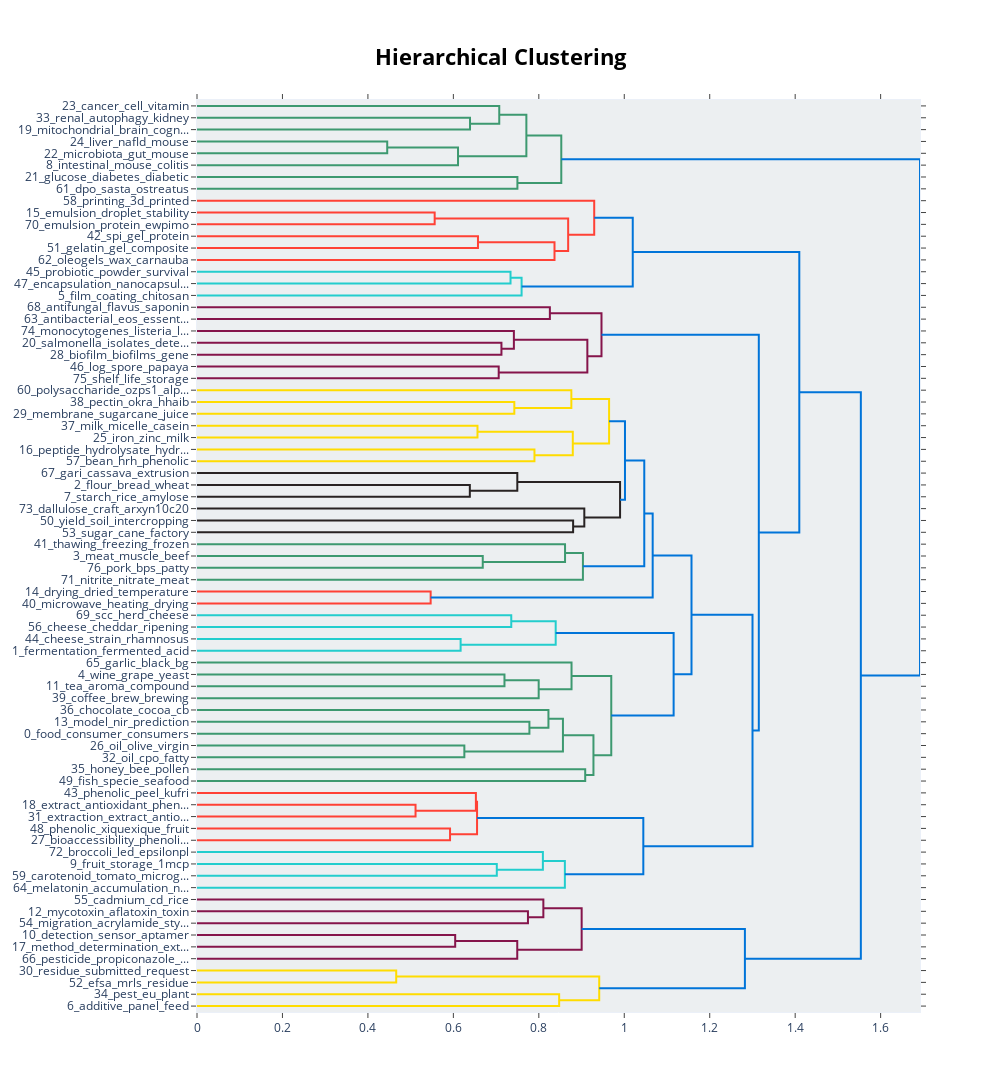

Write notebook code for a chart like this one.
### Code cell
# Visualise topics using hierarchical clustering
hierarchical_fig = baseline_model.visualize_hierarchy(top_n_topics=number_topics)
hierarchical_fig

### Figure 1 — Plotly figure (JSON) as saved in the notebook; plotly's stock layout.template omitted (floating-point values rounded to 4 significant figures)
{"data": [{"hoverinfo": "text", "marker": {"color": "rgb(61,153,112)"}, "mode": "lines", "type": "scatter", "x": [0, 0.639, 0.639, 0], "xaxis": "x", "y": [-15, -15, -25, -25], "yaxis": "y"}, {"hoverinfo": "text", "marker": {"color": "rgb(61,153,112)"}, "mode": "lines", "type": "scatter", "x": [0, 0.7074, 0.7074, 0.639], "xaxis": "x", "y": [-5, -5, -20, -20], "yaxis": "y"}, {"hoverinfo": "text", "marker": {"color": "rgb(61,153,112)"}, "mode": "lines", "type": "scatter", "x": [0, 0.4452, 0.4452, 0], "xaxis": "x", "y": [-35, -35, -45, -45], "yaxis": "y"}, {"hoverinfo": "text", "marker": {"color": "rgb(61,153,112)"}, "mode": "lines", "type": "scatter", "x": [0.4452, 0.6109, 0.6109, 0], "xaxis": "x", "y": [-40, -40, -55, -55], "yaxis": "y"}, {"hoverinfo": "text", "marker": {"color": "rgb(61,153,112)"}, "mode": "lines", "type": "scatter", "x": [0.7074, 0.7709, 0.7709, 0.6109], "xaxis": "x", "y": [-12.5, -12.5, -47.5, -47.5], "yaxis": "y"}, {"hoverinfo": "text", "marker": {"color": "rgb(61,153,112)"}, "mode": "lines", "type": "scatter", "x": [0, 0.7499, 0.7499, 0], "xaxis": "x", "y": [-65, -65, -75, -75], "yaxis": "y"}, {"hoverinfo": "text", "marker": {"color": "rgb(61,153,112)"}, "mode": "lines", "type": "scatter", "x": [0.7709, 0.8526, 0.8526, 0.7499], "xaxis": "x", "y": [-30, -30, -70, -70], "yaxis": "y"}, {"hoverinfo": "text", "marker": {"color": "rgb(255,65,54)"}, "mode": "lines", "type": "scatter", "x": [0, 0.5562, 0.5562, 0], "xaxis": "x", "y": [-95, -95, -105, -105], "yaxis": "y"}, {"hoverinfo": "text", "marker": {"color": "rgb(255,65,54)"}, "mode": "lines", "type": "scatter", "x": [0, 0.6576, 0.6576, 0], "xaxis": "x", "y": [-115, -115, -125, -125], "yaxis": "y"}, {"hoverinfo": "text", "marker": {"color": "rgb(255,65,54)"}, "mode": "lines", "type": "scatter", "x": [0.6576, 0.8367, 0.8367, 0], "xaxis": "x", "y": [-120, -120, -135, -135], "yaxis": "y"}, {"hoverinfo": "text", "marker": {"color": "rgb(255,65,54)"}, "mode": "lines", "type": "scatter", "x": [0.5562, 0.8687, 0.8687, 0.8367], "xaxis": "x", "y": [-100, -100, -127.5, -127.5], "yaxis": "y"}, {"hoverinfo": "text", "marker": {"color": "rgb(255,65,54)"}, "mode": "lines", "type": "scatter", "x": [0, 0.9297, 0.9297, 0.8687], "xaxis": "x", "y": [-85, -85, -113.8, -113.8], "yaxis": "y"}, {"hoverinfo": "text", "marker": {"color": "rgb(35,205,205)"}, "mode": "lines", "type": "scatter", "x": [0, 0.7338, 0.7338, 0], "xaxis": "x", "y": [-145, -145, -155, -155], "yaxis": "y"}, {"hoverinfo": "text", "marker": {"color": "rgb(35,205,205)"}, "mode": "lines", "type": "scatter", "x": [0.7338, 0.7597, 0.7597, 0], "xaxis": "x", "y": [-150, -150, -165, -165], "yaxis": "y"}, {"hoverinfo": "text", "marker": {"color": "rgb(0,116,217)"}, "mode": "lines", "type": "scatter", "x": [0.9297, 1.02, 1.02, 0.7597], "xaxis": "x", "y": [-99.38, -99.38, -157.5, -157.5], "yaxis": "y"}, {"hoverinfo": "text", "marker": {"color": "rgb(133,20,75)"}, "mode": "lines", "type": "scatter", "x": [0, 0.8259, 0.8259, 0], "xaxis": "x", "y": [-175, -175, -185, -185], "yaxis": "y"}, {"hoverinfo": "text", "marker": {"color": "rgb(133,20,75)"}, "mode": "lines", "type": "scatter", "x": [0, 0.7125, 0.7125, 0], "xaxis": "x", "y": [-205, -205, -215, -215], "yaxis": "y"}, {"hoverinfo": "text", "marker": {"color": "rgb(133,20,75)"}, "mode": "lines", "type": "scatter", "x": [0, 0.7416, 0.7416, 0.7125], "xaxis": "x", "y": [-195, -195, -210, -210], "yaxis": "y"}, {"hoverinfo": "text", "marker": {"color": "rgb(133,20,75)"}, "mode": "lines", "type": "scatter", "x": [0, 0.7061, 0.7061, 0], "xaxis": "x", "y": [-225, -225, -235, -235], "yaxis": "y"}, {"hoverinfo": "text", "marker": {"color": "rgb(133,20,75)"}, "mode": "lines", "type": "scatter", "x": [0.7416, 0.9136, 0.9136, 0.7061], "xaxis": "x", "y": [-202.5, -202.5, -230, -230], "yaxis": "y"}, {"hoverinfo": "text", "marker": {"color": "rgb(133,20,75)"}, "mode": "lines", "type": "scatter", "x": [0.8259, 0.9467, 0.9467, 0.9136], "xaxis": "x", "y": [-180, -180, -216.2, -216.2], "yaxis": "y"}, {"hoverinfo": "text", "marker": {"color": "rgb(255,220,0)"}, "mode": "lines", "type": "scatter", "x": [0, 0.7427, 0.7427, 0], "xaxis": "x", "y": [-255, -255, -265, -265], "yaxis": "y"}, {"hoverinfo": "text", "marker": {"color": "rgb(255,220,0)"}, "mode": "lines", "type": "scatter", "x": [0, 0.8761, 0.8761, 0.7427], "xaxis": "x", "y": [-245, -245, -260, -260], "yaxis": "y"}, {"hoverinfo": "text", "marker": {"color": "rgb(255,220,0)"}, "mode": "lines", "type": "scatter", "x": [0, 0.6565, 0.6565, 0], "xaxis": "x", "y": [-275, -275, -285, -285], "yaxis": "y"}, {"hoverinfo": "text", "marker": {"color": "rgb(255,220,0)"}, "mode": "lines", "type": "scatter", "x": [0, 0.7898, 0.7898, 0], "xaxis": "x", "y": [-295, -295, -305, -305], "yaxis": "y"}, {"hoverinfo": "text", "marker": {"color": "rgb(255,220,0)"}, "mode": "lines", "type": "scatter", "x": [0.6565, 0.8795, 0.8795, 0.7898], "xaxis": "x", "y": [-280, -280, -300, -300], "yaxis": "y"}, {"hoverinfo": "text", "marker": {"color": "rgb(255,220,0)"}, "mode": "lines", "type": "scatter", "x": [0.8761, 0.9645, 0.9645, 0.8795], "xaxis": "x", "y": [-252.5, -252.5, -290, -290], "yaxis": "y"}, {"hoverinfo": "text", "marker": {"color": "rgb(40,35,35)"}, "mode": "lines", "type": "scatter", "x": [0, 0.6385, 0.6385, 0], "xaxis": "x", "y": [-325, -325, -335, -335], "yaxis": "y"}, {"hoverinfo": "text", "marker": {"color": "rgb(40,35,35)"}, "mode": "lines", "type": "scatter", "x": [0, 0.7497, 0.7497, 0.6385], "xaxis": "x", "y": [-315, -315, -330, -330], "yaxis": "y"}, {"hoverinfo": "text", "marker": {"color": "rgb(40,35,35)"}, "mode": "lines", "type": "scatter", "x": [0, 0.8803, 0.8803, 0], "xaxis": "x", "y": [-355, -355, -365, -365], "yaxis": "y"}, {"hoverinfo": "text", "marker": {"color": "rgb(40,35,35)"}, "mode": "lines", "type": "scatter", "x": [0, 0.9065, 0.9065, 0.8803], "xaxis": "x", "y": [-345, -345, -360, -360], "yaxis": "y"}, {"hoverinfo": "text", "marker": {"color": "rgb(40,35,35)"}, "mode": "lines", "type": "scatter", "x": [0.7497, 0.9902, 0.9902, 0.9065], "xaxis": "x", "y": [-322.5, -322.5, -352.5, -352.5], "yaxis": "y"}, {"hoverinfo": "text", "marker": {"color": "rgb(0,116,217)"}, "mode": "lines", "type": "scatter", "x": [0.9645, 1.002, 1.002, 0.9902], "xaxis": "x", "y": [-271.2, -271.2, -337.5, -337.5], "yaxis": "y"}, {"hoverinfo": "text", "marker": {"color": "rgb(61,153,112)"}, "mode": "lines", "type": "scatter", "x": [0, 0.6688, 0.6688, 0], "xaxis": "x", "y": [-385, -385, -395, -395], "yaxis": "y"}, {"hoverinfo": "text", "marker": {"color": "rgb(61,153,112)"}, "mode": "lines", "type": "scatter", "x": [0, 0.8614, 0.8614, 0.6688], "xaxis": "x", "y": [-375, -375, -390, -390], "yaxis": "y"}, {"hoverinfo": "text", "marker": {"color": "rgb(61,153,112)"}, "mode": "lines", "type": "scatter", "x": [0.8614, 0.9032, 0.9032, 0], "xaxis": "x", "y": [-382.5, -382.5, -405, -405], "yaxis": "y"}, {"hoverinfo": "text", "marker": {"color": "rgb(0,116,217)"}, "mode": "lines", "type": "scatter", "x": [1.002, 1.047, 1.047, 0.9032], "xaxis": "x", "y": [-304.4, -304.4, -393.8, -393.8], "yaxis": "y"}, {"hoverinfo": "text", "marker": {"color": "rgb(255,65,54)"}, "mode": "lines", "type": "scatter", "x": [0, 0.5468, 0.5468, 0], "xaxis": "x", "y": [-415, -415, -425, -425], "yaxis": "y"}, {"hoverinfo": "text", "marker": {"color": "rgb(0,116,217)"}, "mode": "lines", "type": "scatter", "x": [1.047, 1.066, 1.066, 0.5468], "xaxis": "x", "y": [-349.1, -349.1, -420, -420], "yaxis": "y"}, {"hoverinfo": "text", "marker": {"color": "rgb(35,205,205)"}, "mode": "lines", "type": "scatter", "x": [0, 0.7355, 0.7355, 0], "xaxis": "x", "y": [-435, -435, -445, -445], "yaxis": "y"}, {"hoverinfo": "text", "marker": {"color": "rgb(35,205,205)"}, "mode": "lines", "type": "scatter", "x": [0, 0.617, 0.617, 0], "xaxis": "x", "y": [-455, -455, -465, -465], "yaxis": "y"}, {"hoverinfo": "text", "marker": {"color": "rgb(35,205,205)"}, "mode": "lines", "type": "scatter", "x": [0.7355, 0.8395, 0.8395, 0.617], "xaxis": "x", "y": [-440, -440, -460, -460], "yaxis": "y"}, {"hoverinfo": "text", "marker": {"color": "rgb(61,153,112)"}, "mode": "lines", "type": "scatter", "x": [0, 0.7196, 0.7196, 0], "xaxis": "x", "y": [-485, -485, -495, -495], "yaxis": "y"}, {"hoverinfo": "text", "marker": {"color": "rgb(61,153,112)"}, "mode": "lines", "type": "scatter", "x": [0.7196, 0.7997, 0.7997, 0], "xaxis": "x", "y": [-490, -490, -505, -505], "yaxis": "y"}, {"hoverinfo": "text", "marker": {"color": "rgb(61,153,112)"}, "mode": "lines", "type": "scatter", "x": [0, 0.8766, 0.8766, 0.7997], "xaxis": "x", "y": [-475, -475, -497.5, -497.5], "yaxis": "y"}, {"hoverinfo": "text", "marker": {"color": "rgb(61,153,112)"}, "mode": "lines", "type": "scatter", "x": [0, 0.778, 0.778, 0], "xaxis": "x", "y": [-525, -525, -535, -535], "yaxis": "y"}, {"hoverinfo": "text", "marker": {"color": "rgb(61,153,112)"}, "mode": "lines", "type": "scatter", "x": [0, 0.8225, 0.8225, 0.778], "xaxis": "x", "y": [-515, -515, -530, -530], "yaxis": "y"}, {"hoverinfo": "text", "marker": {"color": "rgb(61,153,112)"}, "mode": "lines", "type": "scatter", "x": [0, 0.6257, 0.6257, 0], "xaxis": "x", "y": [-545, -545, -555, -555], "yaxis": "y"}, {"hoverinfo": "text", "marker": {"color": "rgb(61,153,112)"}, "mode": "lines", "type": "scatter", "x": [0.8225, 0.8565, 0.8565, 0.6257], "xaxis": "x", "y": [-522.5, -522.5, -550, -550], "yaxis": "y"}, {"hoverinfo": "text", "marker": {"color": "rgb(61,153,112)"}, "mode": "lines", "type": "scatter", "x": [0, 0.9086, 0.9086, 0], "xaxis": "x", "y": [-565, -565, -575, -575], "yaxis": "y"}, {"hoverinfo": "text", "marker": {"color": "rgb(61,153,112)"}, "mode": "lines", "type": "scatter", "x": [0.8565, 0.9279, 0.9279, 0.9086], "xaxis": "x", "y": [-536.2, -536.2, -570, -570], "yaxis": "y"}, {"hoverinfo": "text", "marker": {"color": "rgb(61,153,112)"}, "mode": "lines", "type": "scatter", "x": [0.8766, 0.9696, 0.9696, 0.9279], "xaxis": "x", "y": [-486.2, -486.2, -553.1, -553.1], "yaxis": "y"}, {"hoverinfo": "text", "marker": {"color": "rgb(0,116,217)"}, "mode": "lines", "type": "scatter", "x": [0.8395, 1.116, 1.116, 0.9696], "xaxis": "x", "y": [-450, -450, -519.7, -519.7], "yaxis": "y"}, {"hoverinfo": "text", "marker": {"color": "rgb(0,116,217)"}, "mode": "lines", "type": "scatter", "x": [1.066, 1.157, 1.157, 1.116], "xaxis": "x", "y": [-384.5, -384.5, -484.8, -484.8], "yaxis": "y"}, {"hoverinfo": "text", "marker": {"color": "rgb(255,65,54)"}, "mode": "lines", "type": "scatter", "x": [0, 0.5115, 0.5115, 0], "xaxis": "x", "y": [-595, -595, -605, -605], "yaxis": "y"}, {"hoverinfo": "text", "marker": {"color": "rgb(255,65,54)"}, "mode": "lines", "type": "scatter", "x": [0, 0.6527, 0.6527, 0.5115], "xaxis": "x", "y": [-585, -585, -600, -600], "yaxis": "y"}, {"hoverinfo": "text", "marker": {"color": "rgb(255,65,54)"}, "mode": "lines", "type": "scatter", "x": [0, 0.5922, 0.5922, 0], "xaxis": "x", "y": [-615, -615, -625, -625], "yaxis": "y"}, {"hoverinfo": "text", "marker": {"color": "rgb(255,65,54)"}, "mode": "lines", "type": "scatter", "x": [0.6527, 0.6554, 0.6554, 0.5922], "xaxis": "x", "y": [-592.5, -592.5, -620, -620], "yaxis": "y"}, {"hoverinfo": "text", "marker": {"color": "rgb(35,205,205)"}, "mode": "lines", "type": "scatter", "x": [0, 0.7017, 0.7017, 0], "xaxis": "x", "y": [-645, -645, -655, -655], "yaxis": "y"}, {"hoverinfo": "text", "marker": {"color": "rgb(35,205,205)"}, "mode": "lines", "type": "scatter", "x": [0, 0.8095, 0.8095, 0.7017], "xaxis": "x", "y": [-635, -635, -650, -650], "yaxis": "y"}, {"hoverinfo": "text", "marker": {"color": "rgb(35,205,205)"}, "mode": "lines", "type": "scatter", "x": [0.8095, 0.861, 0.861, 0], "xaxis": "x", "y": [-642.5, -642.5, -665, -665], "yaxis": "y"}, {"hoverinfo": "text", "marker": {"color": "rgb(0,116,217)"}, "mode": "lines", "type": "scatter", "x": [0.6554, 1.045, 1.045, 0.861], "xaxis": "x", "y": [-606.2, -606.2, -653.8, -653.8], "yaxis": "y"}, {"hoverinfo": "text", "marker": {"color": "rgb(0,116,217)"}, "mode": "lines", "type": "scatter", "x": [1.157, 1.3, 1.3, 1.045], "xaxis": "x", "y": [-434.7, -434.7, -630, -630], "yaxis": "y"}, {"hoverinfo": "text", "marker": {"color": "rgb(0,116,217)"}, "mode": "lines", "type": "scatter", "x": [0.9467, 1.315, 1.315, 1.3], "xaxis": "x", "y": [-198.1, -198.1, -532.3, -532.3], "yaxis": "y"}, {"hoverinfo": "text", "marker": {"color": "rgb(0,116,217)"}, "mode": "lines", "type": "scatter", "x": [1.02, 1.41, 1.41, 1.315], "xaxis": "x", "y": [-128.4, -128.4, -365.2, -365.2], "yaxis": "y"}, {"hoverinfo": "text", "marker": {"color": "rgb(133,20,75)"}, "mode": "lines", "type": "scatter", "x": [0, 0.7746, 0.7746, 0], "xaxis": "x", "y": [-685, -685, -695, -695], "yaxis": "y"}, {"hoverinfo": "text", "marker": {"color": "rgb(133,20,75)"}, "mode": "lines", "type": "scatter", "x": [0, 0.8106, 0.8106, 0.7746], "xaxis": "x", "y": [-675, -675, -690, -690], "yaxis": "y"}, {"hoverinfo": "text", "marker": {"color": "rgb(133,20,75)"}, "mode": "lines", "type": "scatter", "x": [0, 0.6043, 0.6043, 0], "xaxis": "x", "y": [-705, -705, -715, -715], "yaxis": "y"}, {"hoverinfo": "text", "marker": {"color": "rgb(133,20,75)"}, "mode": "lines", "type": "scatter", "x": [0.6043, 0.7495, 0.7495, 0], "xaxis": "x", "y": [-710, -710, -725, -725], "yaxis": "y"}, {"hoverinfo": "text", "marker": {"color": "rgb(133,20,75)"}, "mode": "lines", "type": "scatter", "x": [0.8106, 0.9003, 0.9003, 0.7495], "xaxis": "x", "y": [-682.5, -682.5, -717.5, -717.5], "yaxis": "y"}, {"hoverinfo": "text", "marker": {"color": "rgb(255,220,0)"}, "mode": "lines", "type": "scatter", "x": [0, 0.4662, 0.4662, 0], "xaxis": "x", "y": [-735, -735, -745, -745], "yaxis": "y"}, {"hoverinfo": "text", "marker": {"color": "rgb(255,220,0)"}, "mode": "lines", "type": "scatter", "x": [0, 0.8476, 0.8476, 0], "xaxis": "x", "y": [-755, -755, -765, -765], "yaxis": "y"}, {"hoverinfo": "text", "marker": {"color": "rgb(255,220,0)"}, "mode": "lines", "type": "scatter", "x": [0.4662, 0.9414, 0.9414, 0.8476], "xaxis": "x", "y": [-740, -740, -760, -760], "yaxis": "y"}, {"hoverinfo": "text", "marker": {"color": "rgb(0,116,217)"}, "mode": "lines", "type": "scatter", "x": [0.9003, 1.282, 1.282, 0.9414], "xaxis": "x", "y": [-700, -700, -750, -750], "yaxis": "y"}, {"hoverinfo": "text", "marker": {"color": "rgb(0,116,217)"}, "mode": "lines", "type": "scatter", "x": [1.41, 1.554, 1.554, 1.282], "xaxis": "x", "y": [-246.8, -246.8, -725, -725], "yaxis": "y"}, {"hoverinfo": "text", "marker": {"color": "rgb(0,116,217)"}, "mode": "lines", "type": "scatter", "x": [0.8526, 1.692, 1.692, 1.554], "xaxis": "x", "y": [-50, -50, -485.9, -485.9], "yaxis": "y"}], "layout": {"autosize": false, "height": 1355, "hoverlabel": {"bgcolor": "white", "font": {"family": "Rockwell", "size": 16}}, "hovermode": "closest", "plot_bgcolor": "#ECEFF1", "showlegend": false, "title": {"font": {"color": "Black", "size": 22}, "text": "<b>Hierarchical Clustering</b>", "x": 0.5, "xanchor": "center", "yanchor": "top"}, "width": 1000, "xaxis": {"mirror": "allticks", "rangemode": "tozero", "showgrid": false, "showline": true, "showticklabels": true, "ticks": "outside", "type": "linear", "zeroline": false}, "yaxis": {"mirror": "allticks", "range": [-770, 0], "rangemode": "tozero", "showgrid": false, "showline": true, "showticklabels": true, "tickmode": "array", "ticks": "outside", "ticktext": ["23_cancer_cell_vitamin", "33_renal_autophagy_kidney", "19_mitochondrial_brain_cogn...", "24_liver_nafld_mouse", "22_microbiota_gut_mouse", "8_intestinal_mouse_colitis", "21_glucose_diabetes_diabetic", "61_dpo_sasta_ostreatus", "58_printing_3d_printed", "15_emulsion_droplet_stability", "70_emulsion_protein_ewpimo", "42_spi_gel_protein", "51_gelatin_gel_composite", "62_oleogels_wax_carnauba", "45_probiotic_powder_survival", "47_encapsulation_nanocapsul...", "5_film_coating_chitosan", "68_antifungal_flavus_saponin", "63_antibacterial_eos_essent...", "74_monocytogenes_listeria_l...", "20_salmonella_isolates_dete...", "28_biofilm_biofilms_gene", "46_log_spore_papaya", "75_shelf_life_storage", "60_polysaccharide_ozps1_alp...", "38_pectin_okra_hhaib", "29_membrane_sugarcane_juice", "37_milk_micelle_casein", "25_iron_zinc_milk", "16_peptide_hydrolysate_hydr...", "57_bean_hrh_phenolic", "67_gari_cassava_extrusion", "2_flour_bread_wheat", "7_starch_rice_amylose", "73_dallulose_craft_arxyn10c20", "50_yield_soil_intercropping", "53_sugar_cane_factory", "41_thawing_freezing_frozen", "3_meat_muscle_beef", "76_pork_bps_patty", "71_nitrite_nitrate_meat", "14_drying_dried_temperature", "40_microwave_heating_drying", "69_scc_herd_cheese", "56_cheese_cheddar_ripening", "44_cheese_strain_rhamnosus", "1_fermentation_fermented_acid", "65_garlic_black_bg", "4_wine_grape_yeast", "11_tea_aroma_compound", "39_coffee_brew_brewing", "36_chocolate_cocoa_cb", "13_model_nir_prediction", "0_food_consumer_consumers", "26_oil_olive_virgin", "32_oil_cpo_fatty", "35_honey_bee_pollen", "49_fish_specie_seafood", "43_phenolic_peel_kufri", "18_extract_antioxidant_phen...", "31_extraction_extract_antio...", "48_phenolic_xiquexique_fruit", "27_bioaccessibility_phenoli...", "72_broccoli_led_epsilonpl", "9_fruit_storage_1mcp", "59_carotenoid_tomato_microg...", "64_melatonin_accumulation_n...", "55_cadmium_cd_rice", "12_mycotoxin_aflatoxin_toxin", "54_migration_acrylamide_sty...", "10_detection_sensor_aptamer", "17_method_determination_ext...", "66_pesticide_propiconazole_...", "30_residue_submitted_request", "52_efsa_mrls_residue", "34_pest_eu_plant", "6_additive_panel_feed"], "tickvals": [-5, -15, -25, -35, -45, -55, -65, -75, -85, -95, -105, -115, -125, -135, -145, -155, -165, -175, -185, -195, -205, -215, -225, -235, -245, -255, -265, -275, -285, -295, -305, -315, -325, -335, -345, -355, -365, -375, -385, -395, -405, -415, -425, -435, -445, -455, -465, -475, -485, -495, -505, -515, -525, -535, -545, -555, -565, -575, -585, -595, -605, -615, -625, -635, -645, -655, -665, -675, -685, -695, -705, -715, -725, -735, -745, -755, -765], "type": "linear", "zeroline": false}}}
